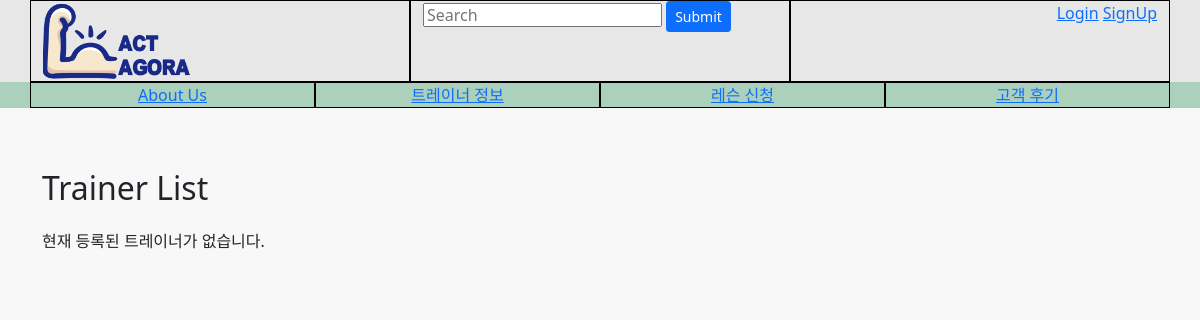
Page /trainers/ on the earlier database version.
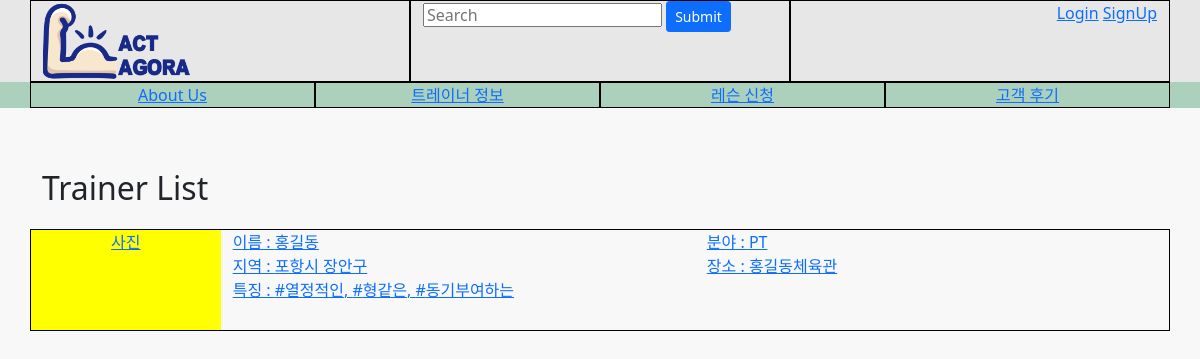
Same page on the later database version.
### trainer/models.py (models this page shows, shortened)
class Trainer(models.Model):
    writer = models.ForeignKey(settings.AUTH_USER_MODEL, null=True, blank=True, on_delete=models.CASCADE, verbose_name='작성자')
    name = models.CharField(max_length=10, verbose_name='이름')
    genretext = models.CharField(max_length=200, null=True)
    genre = models.ManyToManyField(Genre, null=True, blank=True, verbose_name='장르')
    address = models.CharField(max_length=40, null=True, verbose_name='지역')
    place = models.CharField(max_length=40, null=True, verbose_name='장소')
    summary = models.TextField(null=True, blank=True)
    tagtext = models.CharField(max_length=200, null=True, blank=True)
    hashtag = models.ManyToManyField(Hashtag, null=True, blank=True)
    def get_absolute_url(self):
        return reverse('trainer-detail', args=[str(self.id)])
    def display_genre(self):
        """Create a string for the Genre. This is required to display genre in Admin."""
        return ', '.join(genre.name for genre in self.genre.all()[:3])
    display_genre.short_description = 'Genre'
    class Meta:
        db_table = '트레이너'
        verbose_name = '트레이너'
        verbose_name_plural = '트레이너'

class Genre(models.Model):
    name = models.CharField(max_length=200, help_text='Enter a class genre (e.g. PT, yoga, pilates')
    def __str__(self):
        return self.name

class Hashtag(models.Model):
    name = models.CharField(max_length=20, unique=True, help_text='Enter a feature of trainer.')
    def __str__(self):
        return self.name

### trainer/views.py (the view)
# urls.py: path('trainers/', views.TrainerListView.as_view(), name='trainers'),
class TrainerListView(generic.ListView):
    model = Trainer
    paginate_by = 10
    template_name = 'trainer/trainer_list.html'
    context_object_name = 'trainer_list'
    def get_queryset(self):
        trainer_list = Trainer.objects.order_by('-id')
        return trainer_list
    def get_context_data(self, **kwargs):
        context = super().get_context_data(**kwargs)
        paginator = context['paginator']
        page_numbers_range = 5
        max_index = len(paginator.page_range)
        page = self.request.GET.get('page')
        current_page = int(page) if page else 1
        start_index = int((current_page - 1) / page_numbers_range) * page_numbers_range
        end_index = start_index + page_numbers_range
        if end_index >= max_index:
            end_index = max_index
        page_range = paginator.page_range[start_index:end_index]
        context['page_range'] = page_range
        return context

### templates/trainer/trainer_list.html (shortened to what this page needs)
{% extends 'base.html' %}
{% block contents %}
{% if b %}
<h1>Search List</h1>
{% else %}
<h1>Trainer List</h1>
{% endif %}
{% if trainer_list %}
{% for trainer in trainer_list %}
<a href="{{ trainer.get_absolute_url }}">
    <div class="row" style="border: 1px solid black">
        <div class="col-3 col-md-2" align="center" style="background-color:yellow; height:100px">사진</div>
        <div class="col-9 col-md-10">
            <div class="row">
                <div class="col-12 col-md-6" align="left">이름 : {{ trainer.name }}</div>
                <div class="col-12 col-md-6" align="left">분야 : {% for genre in trainer.genre.all %}{{ genre }}{% if not forloop.last %}, {% endif %}{% endfor %}</div>
                <div class="col-12 col-md-6" align="left">지역 : {{ trainer.address }}</div>
                <div class="col-12 col-md-6" align="left">장소 : {{ trainer.place }}</div>
                <div class="col-12 col-md-12" align="left">특징 : {% for hashtag in trainer.hashtag.all %}#{{ hashtag }}{% if not forloop.last %}, {% endif %}{% endfor %}</div>
            </div>
        </div>
    </div>
</a>
{% endfor %}
{% else %}
    {% if b %}
    <p>검색 결과가 없습니다.</p>
    {% else %}
    <p>현재 등록된 트레이너가 없습니다.</p>
    {% endif %}
{% endif %}
{% endblock %}

### templates/base.html (shortened to what this page needs)
<html>
{% load static %}
    <head>
        <link href="https://cdn.jsdelivr.net/npm/bootstrap@5.0.0-beta2/dist/css/bootstrap.min.css" rel="stylesheet">
        <link rel="stylesheet" href="{% static 'css/normalize.css' %}">
        <link rel="stylesheet" href="{% static 'css/styles.css' %}">
    </head>
    <body style="background-color: #F8F8F8">
    {% load has_group %}
        <div class="container-fluid" style="background-color: #E7E7E7">
            <div class="container">
                <div class="row">
                    <div id="top-logo" class="col-4 col-md-4" style="border: 1px solid black">
                        <a href="{% url 'index' %}"><img class="img-fluid" src="{% static 'img/main-logo.png' %}" style="max-height: 80px"></a>
                    </div>
                    <div id="top-userinfo" class="col-8 col-md-4 order-md-2" align="right" style="border: 1px solid black">
                        <p>
                        {% if user.is_authenticated %}
                            Welcome, {{ user.get_username }} <a href="{% url 'accounts:logout' %}">Logout</a>
                            <a href="{% url 'accounts:mypage' %}">My Page</a>
                        {% else %}
                            <a href="{% url 'accounts:login' %}?next={{ request.path }}">Login</a>
                            <a href="{% url 'accounts:agreement' %}">SignUp</a>
                        {% endif %}
                    </div>
                    <div id="top-search" class="col-12 col-md-4 order-md-1" style="border: 1px solid black">
                        <form class="form-inline my-2 my-md-0" action="{% url 'search' %}" method="GET">
                            <input class="form" type="text" placeholder="Search" aria-label="Search" name="b" value="{{b}}">
                            <input type="submit" value="Submit" class="btn btn-primary btn-sm">
                        </form>
                    </div>
                </div>
            </div>
        </div>
        <div class="container-fluid" style="background-color: #ABD0BC">
            <div class="container">
                <div class="row">
                    <div class="col-sm-3 col-3" align="center" style="border:1px solid black"><a href="{% url 'index' %}">About Us</a></div>
                    <div class="col-sm-3 col-3" align="center" style="border:1px solid black"><a href="{% url 'trainers' %}">트레이너 정보</a></div>
                    <div class="col-sm-3 col-3" align="center" style="border:1px solid black"><a href="{% url 'lectures' %}">레슨 신청</a></div>
                    <div class="col-sm-3 col-3" align="center" style="border:1px solid black"><a href="">고객 후기</a></div>
                </div>
            </div>
        </div>
        <p>&nbsp;</p>
        <div class="container">
            <div class="row">
                <div class="col-sm-12 col-12" style="margin: auto" style="border:1px solid black">
                    {% block contents %}{% endblock %}
                </div>
            </div>
        </div>
    </body>
</html>

Differences in the rows shown:
added Trainer: name "홍길동", address "포항시 장안구", place "홍길동체육관"
added Genre: name "PT"
added Hashtag: name "열정적인"
added Hashtag: name "형같은"
added Hashtag: name "동기부여하는"
Other differences:
text no longer shown: "현재 등록된 트레이너가 없습니다."
